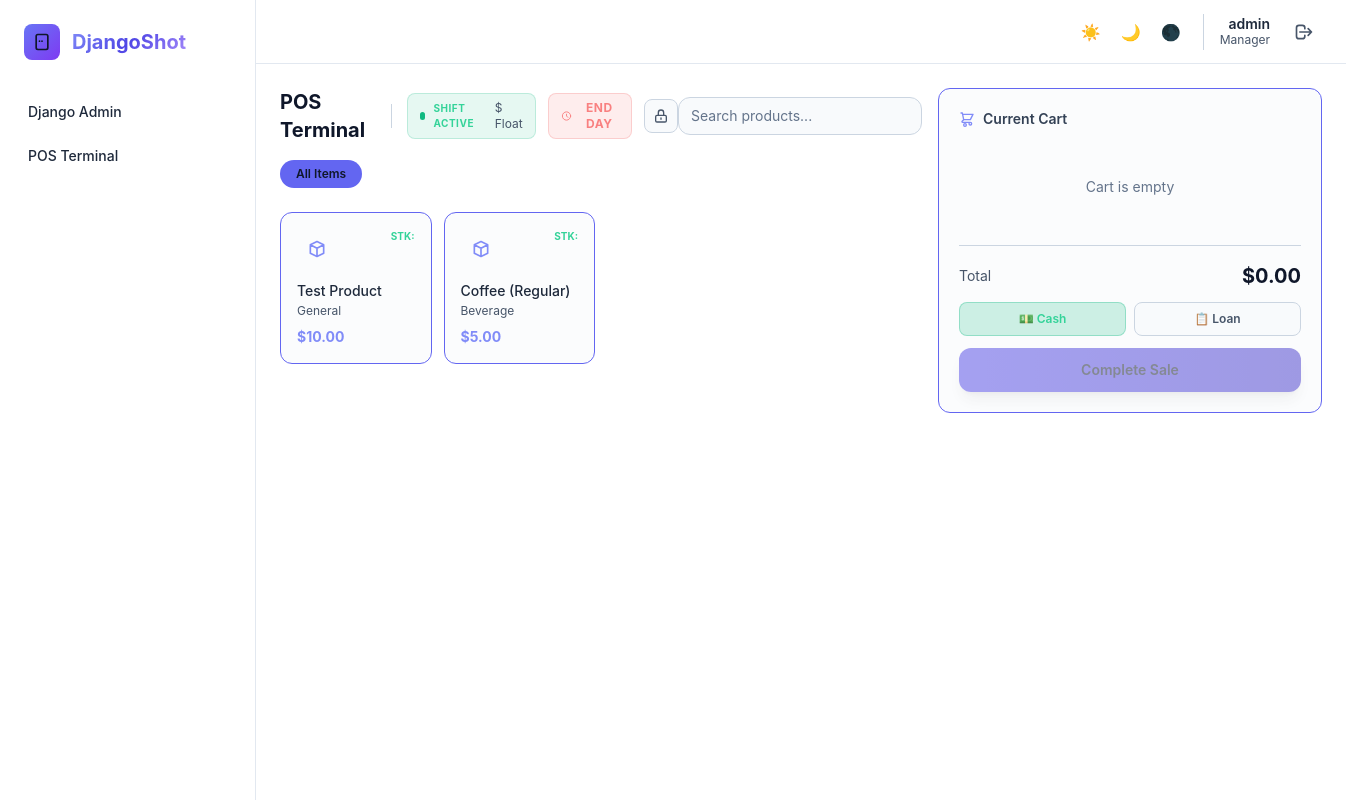
The app's page /pos/terminal/ (signed in) with its own data.
### core/models.py (models this page shows, shortened)
class User(AbstractUser):
    ROLE_CHOICES = [
        ('admin', 'Admin'),
        ('manager', 'Manager'),
        ('cashier', 'Cashier'),
        ('accounting', 'Accounting'),
    ]
    THEME_CHOICES = [
        ('dawn', 'Dawn (Light)'),
        ('dusk', 'Dusk (Dark)'),
        ('midnight', 'Midnight (AMOLED)'),
    ]
    role = models.CharField(max_length=20, choices=ROLE_CHOICES, default='cashier')
    theme_preference = models.CharField(max_length=20, choices=THEME_CHOICES, default='dusk')
    branch = models.ForeignKey(Branch, on_delete=models.SET_NULL, null=True, blank=True, related_name='users')
    is_active_account = models.BooleanField(default=True) # Django User already has is_active, but keeping custom just in case

### inventory/models.py (models this page shows, shortened)
class Product(models.Model):
    name = models.CharField(max_length=150)
    sku = models.CharField(max_length=50, unique=True)
    price = models.FloatField(default=0.0)
    category = models.CharField(max_length=80, null=True, blank=True)
    is_active = models.BooleanField(default=True)
    created_at = models.DateTimeField(auto_now_add=True)

### sales/views.py (the view)
# urls.py: path('terminal/', views.terminal, name='terminal'),
@login_required
@role_required(['admin', 'manager', 'cashier'])
def terminal(request):
    products = Product.objects.filter(is_active=True).order_by('category', 'name')
    customers = Customer.objects.order_by('name')
    return render(request, 'pos/terminal.html', {
        'products': products,
        'customers': customers,
        'current_shift': True  # STUB for Beta 1.2
    })

### core/context_processors.py (called while the page is built)
def theme_processor(request):
    context = {
        'current_theme': 'dusk', # Default
        'user_role': 'guest'
    }
    if request.user.is_authenticated:
        context['current_theme'] = getattr(request.user, 'theme_preference', 'dusk')
        context['user_role'] = getattr(request.user, 'role', 'cashier')
    return context

### core/mixins.py (called while the page is built)
def role_required(allowed_roles):
    def decorator(view_func):
        @wraps(view_func)
        def _wrapped_view(request, *args, **kwargs):
            if not request.user.is_authenticated:
                return redirect_to_login(request.get_full_path())
            if request.user.role not in allowed_roles:
                raise PermissionDenied
            return view_func(request, *args, **kwargs)
        return _wrapped_view
    return decorator

### templates/pos/terminal.html (shortened to what this page needs)
{% extends "base.html" %}
{% load static %}
{% block content %}
<div class="flex flex-col lg:flex-row gap-4 h-[calc(100vh-7rem)]">
    <div class="flex-1 flex flex-col min-h-0">
        <div class="flex flex-col gap-4 mb-4">
            <div class="flex items-center justify-between">
                <div class="flex items-center gap-3">
                    <h1 class="text-xl font-bold text-white">POS Terminal</h1>
                    {% if current_shift %}
                    <div class="flex items-center gap-2 px-3 py-1.5 rounded-lg bg-emerald-500/10 border border-emerald-500/20">
                        <span class="w-2 h-2 rounded-full bg-emerald-500 animate-pulse"></span>
                        <span class="text-[10px] font-bold text-emerald-400 uppercase tracking-wider">Shift Active</span>
                        <span class="text-xs text-gray-400 ml-1">${{ current_shift.starting_cash|stringformat:".2f" }} Float</span>
                    </div>
                    <button onclick="openEndDayReport()" class="flex items-center gap-2 px-3 py-1.5 rounded-lg bg-red-500/10 border border-red-500/20 text-red-400 hover:bg-red-500/20 transition-all text-xs font-bold uppercase tracking-wider" title="End Day">
                        <svg class="w-4 h-4" fill="none" stroke="currentColor" viewBox="0 0 24 24"><path stroke-linecap="round" stroke-linejoin="round" stroke-width="2" d="M12 8v4l3 3m6-3a9 9 0 11-18 0 9 9 0 0118 0z"></path></svg>
                        End Day
                    </button>
                    {% endif %}
                    <button onclick="lockTerminal()" class="p-2 rounded-lg bg-surface-800 border border-gray-700 text-gray-400 hover:text-primary-400 transition-all" title="Lock Terminal">
                        <svg class="w-4 h-4" fill="none" stroke="currentColor" viewBox="0 0 24 24"><path stroke-linecap="round" stroke-linejoin="round" stroke-width="2" d="M12 15v2m-6 4h12a2 2 0 002-2v-6a2 2 0 00-2-2H6a2 2 0 00-2 2v6a2 2 0 002 2zm10-10V7a4 4 0 00-8 0v4h8z"></path></svg>
                    </button>
                </div>
                <input type="text" id="product-search" placeholder="Search products..."
                    class="w-64 px-3 py-2 rounded-xl bg-surface-800 border border-gray-700 text-gray-200 text-sm placeholder-gray-500 focus:ring-2 focus:ring-primary-500 focus:border-transparent">
            </div>
            <div class="flex gap-2 overflow-x-auto pb-2 scrollbar-hide">
                <button onclick="filterCategory('all')" class="category-pill px-4 py-1.5 rounded-full text-xs font-semibold bg-primary-500 text-white whitespace-nowrap transition-all active" data-cat="all">
                    All Items
                </button>
            </div>
        </div>
        <div id="product-grid"
            class="flex-1 overflow-y-auto grid grid-cols-2 md:grid-cols-3 xl:grid-cols-4 gap-3 content-start">
            {% for product in products %}
            <button onclick="addToCart({{ product.id }}, '{{ product.name }}', {{ product.price }}, {{ product.current_stock }})"
                class="product-card glass-card rounded-xl p-4 text-left hover:border-primary-500/40 transition-all group {% if product.is_out_of_stock %}opacity-50 grayscale cursor-not-allowed{% endif %}"
                data-name="{{ product.name|lower }}" data-cat="{{ product.category|default:'General' }}">
                <div class="flex justify-between items-start mb-3">
                    <div class="w-10 h-10 rounded-lg bg-gradient-to-br from-primary-500/20 to-purple-500/20 flex items-center justify-center group-hover:from-primary-500/30 group-hover:to-purple-500/30 transition-all">
                        <svg class="w-5 h-5 text-primary-400" fill="none" stroke="currentColor" viewBox="0 0 24 24">
                            <path stroke-linecap="round" stroke-linejoin="round" stroke-width="2" d="M20 7l-8-4-8 4m16 0l-8 4m8-4v10l-8 4m0-10L4 7m8 4v10M4 7v10l8 4"></path>
                        </svg>
                    </div>
                    <div class="text-right">
                        <p class="text-[10px] font-bold {% if product.is_out_of_stock %}text-red-400{% elif product.is_low_stock %}text-amber-400{% else %}text-emerald-400{% endif %}">
                            STK: {{ product.current_stock }}
                        </p>
                    </div>
                </div>
                <p class="text-sm font-medium text-gray-200 truncate">{{ product.name }}</p>
                <p class="text-xs text-gray-400 mt-0.5">{{ product.category|default:"General" }}</p>
                <p class="text-sm font-bold text-primary-400 mt-2">${{ product.price|stringformat:".2f" }}</p>
            </button>
            {% endfor %}
        </div>
    </div>
    <div class="w-full lg:w-96 glass-card rounded-xl p-5 flex flex-col min-h-0">
        <h2 class="text-sm font-semibold text-gray-300 mb-4 flex items-center">
            Current Cart
        </h2>
        <div id="cart-items" class="flex-1 overflow-y-auto space-y-2 mb-4">
            <p id="cart-empty" class="text-sm text-gray-500 text-center py-8">Cart is empty</p>
        </div>
        <div class="border-t border-gray-700 pt-4 space-y-3">
            <div class="flex justify-between items-center">
                <span class="text-sm text-gray-400">Total</span>
                <span id="cart-total" class="text-xl font-bold text-white">$0.00</span>
            </div>
            <div class="flex gap-2">
                <button onclick="setPayment('cash')" id="pay-cash"
                    class="flex-1 py-2 rounded-lg text-xs font-semibold bg-emerald-500/20 text-emerald-400 border border-emerald-500/30 transition-all">
                    💵 Cash
                </button>
                <button onclick="setPayment('loan')" id="pay-loan"
                    class="flex-1 py-2 rounded-lg text-xs font-semibold bg-surface-800 text-gray-400 border border-gray-700 transition-all">
                    📋 Loan
                </button>
            </div>
            <button onclick="checkout()" id="checkout-btn"
                class="w-full py-3 rounded-xl bg-gradient-to-r from-primary-600 to-primary-700 hover:from-primary-500 hover:to-primary-600 text-white font-semibold text-sm transition-all shadow-lg shadow-primary-500/25 disabled:opacity-50 disabled:cursor-not-allowed"
                disabled>
                Complete Sale
            </button>
        </div>
    </div>
</div>
{% endblock %}

### templates/base.html (shortened to what this page needs)
{% load static %}
<!DOCTYPE html>
<html lang="en" class="dark" data-theme="{{ current_theme|default:'dusk' }}" data-role="{{ user_role|default:'guest' }}">
<head>
    <link rel="stylesheet" href="{% static 'css/output.css' %}">
</head>
<body class="bg-surface-900 text-gray-200 min-h-screen relative overflow-x-hidden transition-colors duration-500">
    <div class="fixed top-[-10%] left-[-10%] w-[50vw] h-[50vw] rounded-full blur-[120px] mix-blend-screen opacity-20 pointer-events-none transition-colors duration-1000" style="background-color: var(--bg-puddle-1);"></div>
    <div class="fixed bottom-[-10%] right-[-10%] w-[60vw] h-[60vw] rounded-full blur-[140px] mix-blend-screen opacity-10 pointer-events-none transition-colors duration-1000" style="background-color: var(--bg-puddle-2);"></div>
    {% if user.is_authenticated %}
    <div class="flex min-h-screen relative z-10">
        <aside id="sidebar" class="fixed top-0 left-0 z-40 w-64 h-screen transition-transform -translate-x-full sm:translate-x-0">
            <div class="h-full px-4 py-6 overflow-y-auto bg-surface-900 border-r border-gray-800">
                <a href="/" class="flex items-center mb-8 px-2">
                    <div class="w-9 h-9 rounded-lg bg-gradient-to-br from-indigo-500 to-purple-600 flex items-center justify-center mr-3">
                        <svg class="w-5 h-5 text-white" fill="none" stroke="currentColor" viewBox="0 0 24 24">
                            <path stroke-linecap="round" stroke-linejoin="round" stroke-width="2" d="M12 11h.01M9 11h.01M7 21h10a2 2 0 002-2V5a2 2 0 00-2-2H7a2 2 0 00-2 2v14a2 2 0 002 2z"></path>
                        </svg>
                    </div>
                    <span class="text-xl font-bold gradient-text">DjangoShot</span>
                </a>
                <nav class="space-y-1">
                    <a href="/admin/" class="sidebar-link flex items-center px-3 py-2.5 rounded-lg text-sm font-medium">
                        Django Admin
                    </a>
                    <a href="{% url 'sales:terminal' %}" class="sidebar-link flex items-center px-3 py-2.5 rounded-lg text-sm font-medium">
                        POS Terminal
                    </a>
                </nav>
            </div>
        </aside>
        <div class="flex-1 sm:ml-64 flex flex-col">
            <header class="w-full h-16 bg-surface-900 border-b border-gray-800 flex items-center justify-end px-4 sm:px-6">
                <div class="flex items-center space-x-4">
                    <div class="flex items-center space-x-2 border-r border-gray-700 pr-4">
                        <button onclick="updateTheme('dawn')" class="p-1.5 rounded-lg text-gray-400 hover:bg-gray-800 hover:text-white transition-colors" title="Light Mode">☀️</button>
                        <button onclick="updateTheme('dusk')" class="p-1.5 rounded-lg text-gray-400 hover:bg-gray-800 hover:text-white transition-colors" title="Dark Mode">🌙</button>
                        <button onclick="updateTheme('midnight')" class="p-1.5 rounded-lg text-gray-400 hover:bg-gray-800 hover:text-white transition-colors" title="AMOLED Mode">🌑</button>
                    </div>
                    <div class="text-right hidden sm:block">
                        <p class="text-sm font-semibold text-gray-200 leading-tight">{{ user.username }}</p>
                        <p class="text-xs text-gray-400 capitalize">{{ user.role }}</p>
                    </div>
                    <form action="{% url 'core:logout' %}" method="post" class="m-0 flex items-center">
                        <button type="submit" class="p-2 flex items-center justify-center rounded-lg hover:bg-red-500/20 text-gray-400 hover:text-red-400 transition-colors" title="Logout">
                            <svg class="w-5 h-5" fill="none" stroke="currentColor" viewBox="0 0 24 24">
                                <path stroke-linecap="round" stroke-linejoin="round" stroke-width="2" d="M17 16l4-4m0 0l-4-4m4 4H7m6 4v1a3 3 0 01-3 3H6a3 3 0 01-3-3V7a3 3 0 013-3h4a3 3 0 013 3v1"></path>
                            </svg>
                        </button>
                    </form>
                </div>
            </header>
            <main class="p-4 md:p-6 fade-in">
                {% block content %}{% endblock %}
            </main>
        </div>
    </div>
    {% else %}
    <main class="relative z-10">
        {% block content_unauth %}{% endblock %}
    </main>
    {% endif %}
</body>
</html>

### templates/base.html (style rules this page uses)
* { font-family: 'Inter', sans-serif; }
.glass-card { background-color: color-mix(in srgb, var(--color-surface-800, #1e293b) 60%, transparent); backdrop-filter: blur(16px); border: 1px solid var(--color-primary-500); }
.gradient-text { background: linear-gradient(135deg, var(--color-primary-400) 0%, var(--color-primary-600) 50%, #a78bfa 100%); -webkit-background-clip: text; background-clip: text; -webkit-text-fill-color: transparent; }
.sidebar-link { transition: all 0.2s ease; }
.fade-in { animation: fadeIn 0.4s ease-out; }

### records on screen
User: username "admin", role "Manager"
Product: name "Test Product", category "General", price "10.00"
Product: name "Coffee (Regular)", category "Beverage", price "5.00"
